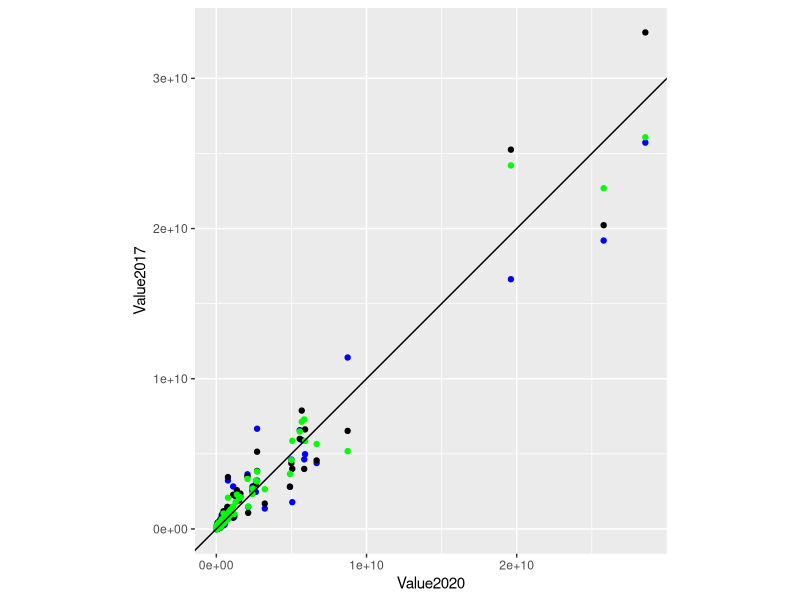

R code for this plot:
#Script Inicial - Código simples para buscar "oportunidades"
library (tidyverse)

#Importação dos dados do arquivo csv com dados de exportação dos últimos 4 anos completos HS4 do padrão 2017
Exp_2017_2020 <- read.csv(here::here("data-raw/brazil_exports_2017-2020_hs(2017)4.csv"))

#Exp_2017_2020 %>% 
#  janitor::clean_names()


#Organizar por HS4 e colocar lado a lado
Exp_2017_2020 %>% 
  filter(Year == 2017) %>%
     select(Commodity, Trade.Value..US..) %>%
     rename(Value2017 = Trade.Value..US..) -> year_by_year

filter (Exp_2017_2020, Year == 2018) %>%
  select (Commodity, Trade.Value..US..) %>%
  rename (Value2018 = Trade.Value..US..) %>%
  full_join(year_by_year) -> year_by_year

filter (Exp_2017_2020, Year == 2019) %>%
  select (Commodity, Trade.Value..US..) %>%
  rename (Value2019 = Trade.Value..US..) %>%
  full_join(year_by_year) -> year_by_year

filter (Exp_2017_2020, Year == 2020) %>%
  select (Commodity, Trade.Value..US..) %>%
  rename (Value2020 = Trade.Value..US..) %>%
  full_join(year_by_year) -> year_by_year

# year_by_year %>% 
#   pivot_longer(cols = Value2020:Value2017, names_to = "ano", values_to = "value") %>% 
#   pivot_wider(names_from = ano, values_from = value)
#   ggplot() +
#   geom_point(aes(ano, value, color = value), show.legend = F)

#Como vamos filtrar?
ggplot(data = year_by_year, mapping = aes(x = Value2020, y = Value2017)) + 
  geom_point(mapping = aes(x = Value2020, y = Value2017), colour= "blue") +
  geom_point(mapping = aes(x = Value2020, y = Value2018), colour= "black")+ 
  geom_point(mapping = aes(x = Value2020, y = Value2019), colour= "green") +
  geom_abline() +
  coord_fixed()

#Tirar produtos que tenham tido valor de exportação menor que um limiar (exportações consistentes)
limiar <- 2e+09
filter (year_by_year, Value2017 > limiar & 
          Value2018 > limiar & 
          Value2019 > limiar & 
          Value2020 > limiar )

# year_by_year %>% 
#   filter(if_all(.cols = everything(), ~ . > limiar))
